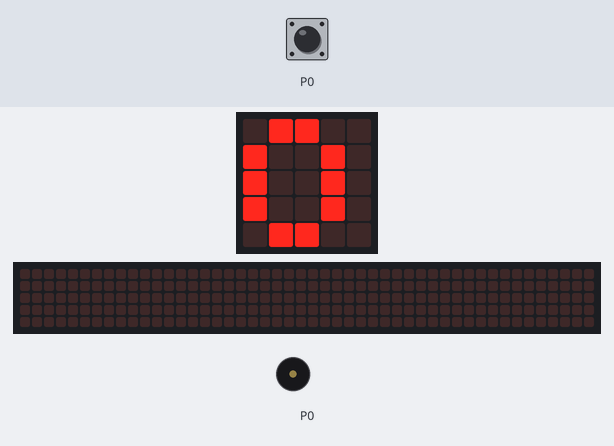
Simulated run of this program. Board: BBC micro:bit (MakeCode). Shown: the board's 5×5 LED display, a strip that is not on the board, showing the scrolling text unrolled, buzzer (waves = sounding). The test bench sets the inputs (shaded band); at power-on: P0 HIGH. The 48×5 strip is a reading aid, not a part: it shows the text the display is scrolling, unrolled, one strip-width of it at a time.

Above: at 1.3 s.
1.4 s: P0 pulled LOW for 0.95 s
At 4.96 s:
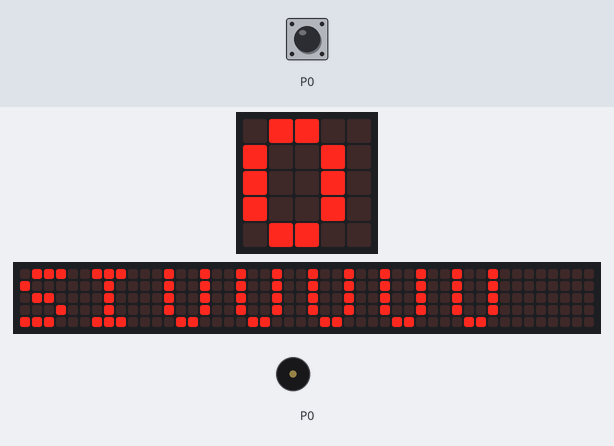
At 11.86 s:
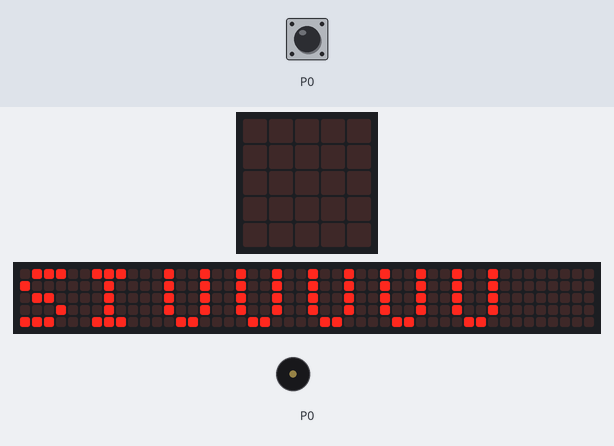
Timing chart, 0 to 12.8 s (numbered marks = the images above; inputs shaded):
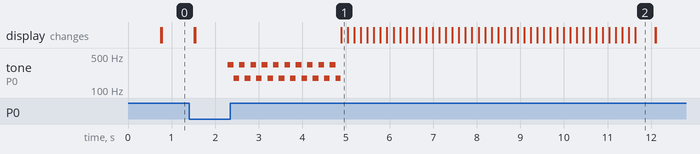

Measured:
- after the input at 1.4 s, tone on P0: silent → 330 Hz after 0.89 s, then repeats every 0.26 s: 175 Hz 0.13 s, 330 Hz 0.13 s, until it stays silent from 4.9 s; the display: first differs from a run without the input after 3.5 s (image 1)
- what the display in image 2 shows lasts 0.5 s, from 11.6 s to 12.1 s

The program:

main.ts
```typescript
let Movimiento = 0
basic.forever(function () {
    pins.setPull(DigitalPin.P0, PinPullMode.PullUp)
    Movimiento = pins.digitalReadPin(DigitalPin.P0)
    if (Movimiento == 0) {
        basic.showNumber(Movimiento)
        for (let index = 0; index < 10; index++) {
            music.playTone(330, music.beat(BeatFraction.Quarter))
            music.playTone(175, music.beat(BeatFraction.Quarter))
        }
        basic.showString("SIUUUUU")
    } else {
        basic.showNumber(0)
    }
    music.stopMelody(MelodyStopOptions.All)
    basic.clearScreen()
})
```

test.ts
```typescript
// aquí va el archivo "tests"; esto no se compilará cuando este paquete se utilice como una extensión.
```
